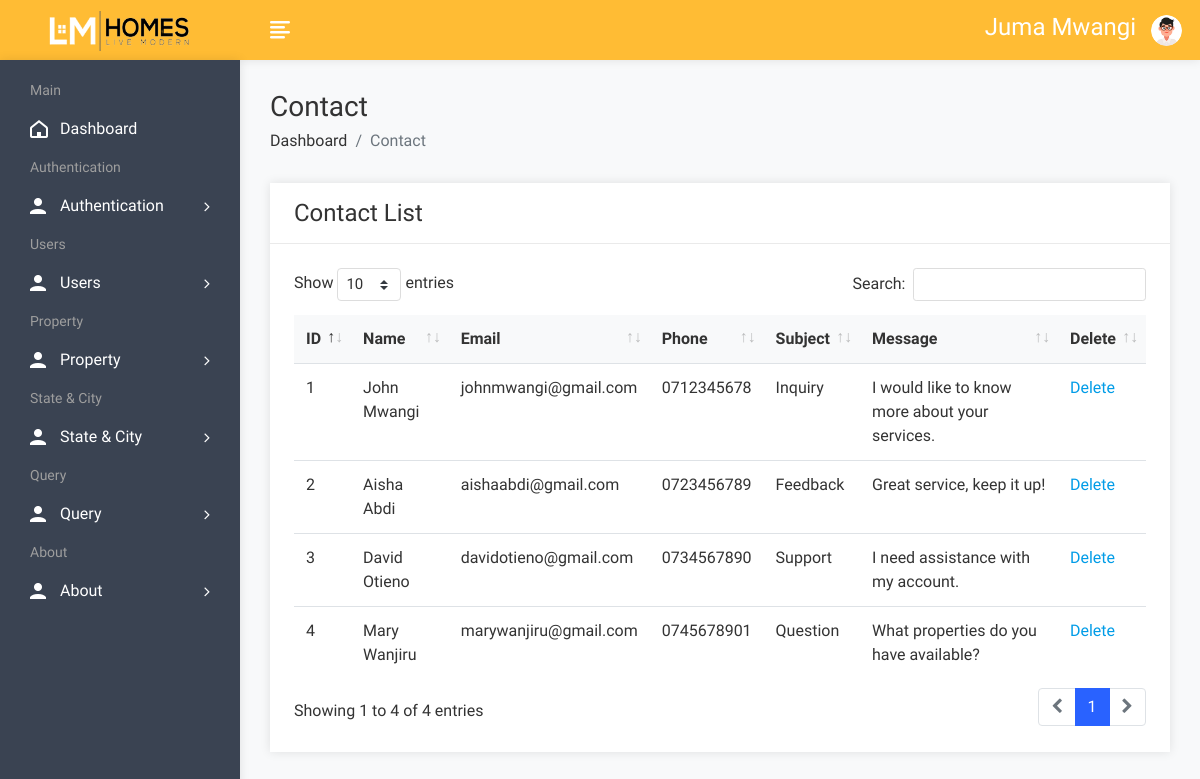
Page /admin/contactview.php (signed in) on the committed database.
### tables this page shows
CREATE TABLE `contact` (
  `cid` int(50) NOT NULL,
  `name` varchar(100) NOT NULL,
  `email` varchar(100) NOT NULL,
  `phone` varchar(20) NOT NULL,
  `subject` varchar(100) NOT NULL,
  `message` varchar(250) NOT NULL
);

### admin/contactview.php (the view, shortened to what this page needs)
<!DOCTYPE html>
<html lang="en">
<head>
        <link rel="stylesheet" href="assets/css/bootstrap.min.css">
        <link rel="stylesheet" href="assets/css/font-awesome.min.css">
        <link rel="stylesheet" href="assets/css/feathericon.min.css">
		<link rel="stylesheet" href="assets/plugins/datatables/dataTables.bootstrap4.min.css">
		<link rel="stylesheet" href="assets/plugins/datatables/responsive.bootstrap4.min.css">
		<link rel="stylesheet" href="assets/plugins/datatables/select.bootstrap4.min.css">
		<link rel="stylesheet" href="assets/plugins/datatables/buttons.bootstrap4.min.css">
        <link rel="stylesheet" href="assets/css/style.css">
    </head>
    <body>
				<?php include("header.php"); ?>
            <div class="page-wrapper">
                <div class="content container-fluid">
					<div class="page-header">
						<div class="row">
							<div class="col">
								<h3 class="page-title">Contact</h3>
								<ul class="breadcrumb">
									<li class="breadcrumb-item"><a href="dashboard.php">Dashboard</a></li>
									<li class="breadcrumb-item active">Contact</li>
								</ul>
							</div>
						</div>
					</div>
					<div class="row">
						<div class="col-sm-12">
							<div class="card">
								<div class="card-header">
									<h4 class="card-title">Contact List</h4>
								</div>
								<div class="card-body">
									<table id="basic-datatable" class="table">
                                            <thead>
                                                <tr>
                                                    <th>ID</th>
                                                    <th>Name</th>
                                                    <th>Email</th>
                                                    <th>Phone</th>
													<th>Subject</th>
                                                    <th>Message</th>
                                                    <th>Delete</th>
                                                </tr>
                                            </thead>
                                            <tbody>
											<?php
												$query=mysqli_query($con,"select * from contact");
												$cnt=1;
												while($row=mysqli_fetch_row($query))
													{
											?>
                                                <tr>
                                                    <td><?php echo $cnt; ?></td>
                                                    <td><?php echo $row['1']; ?></td>
                                                    <td><?php echo $row['2']; ?></td>
                                                    <td><?php echo $row['3']; ?></td>
                                                    <td><?php echo $row['4']; ?></td>
													<td><?php echo $row['5']; ?></td>
                                                    <td><a href="contactdelete.php?id=<?php echo $row['0']; ?>">Delete</a></td>
                                                </tr>
                                                <?php
												$cnt=$cnt+1;
												}
												?>
                                            </tbody>
                                        </table>
								</div>
							</div>
						</div>
					</div>
				</div>
			</div>
    </body>
</html>

### rows in the picture
contact: name "John Mwangi", email "johnmwangi@gmail.com", phone "0712345678", subject "Inquiry", message "I would like to know more about your services."
contact: name "Aisha Abdi", email "aishaabdi@gmail.com", phone "0723456789", subject "Feedback", message "Great service, keep it up!"
contact: name "David Otieno", email "davidotieno@gmail.com", phone "0734567890", subject "Support", message "I need assistance with my account."
contact: name "Mary Wanjiru", email "marywanjiru@gmail.com", phone "0745678901", subject "Question", message "What properties do you have available?"

### other values in the picture
$_SESSION['auser'] "Juma Mwangi"
